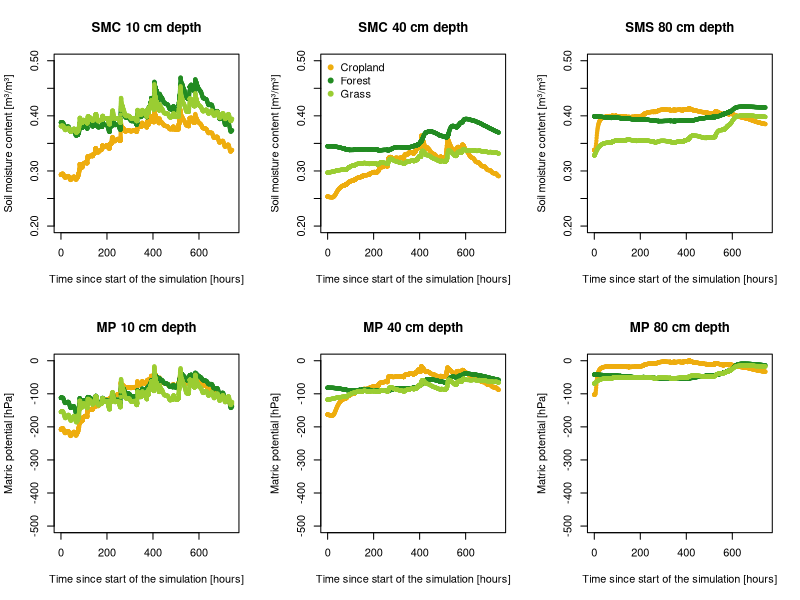
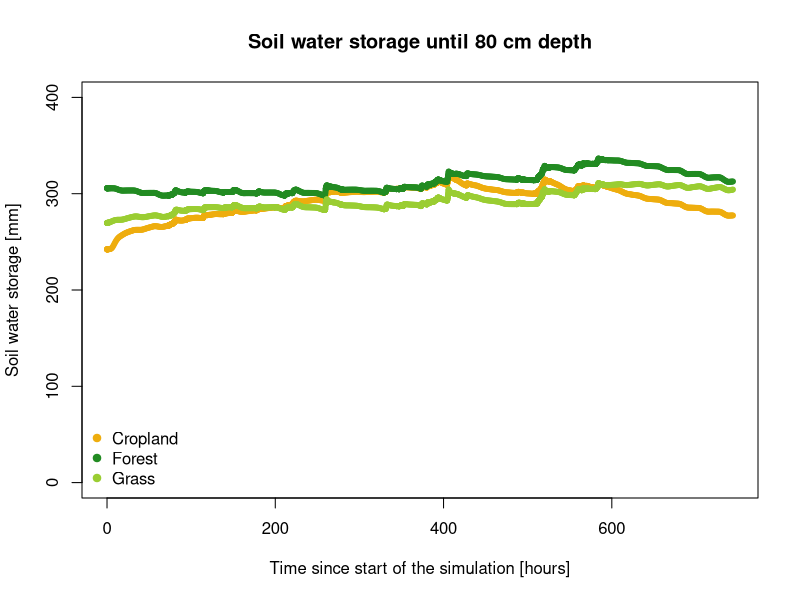

These figures' R source, in order:
#This script is part of the practical exercise of the course Soil Physics. This script is only to be used for the exercise in this course.
rm(list=ls()) 

##Read the input data, adapt the path to the location where the Hydrus file is saved

#Inputs
Cropland = read.csv("Practical 4/Script Outputs/Cropland.csv")
Forest = read.csv("Practical 4/Script Outputs/Forest.csv")
Grass = read.csv("Practical 4/Script Outputs/Grassland.csv")

#Plotting of the output. You can adapt here limits of the X and Y axes
SMC_min = 0.2
SMC_max = 0.5
MP_min = -500
MP_max = 0
w_min = 0
w_max = 400

### Don't change anything in this script underneath this line ###

#Retain the correct columns in the dataset and give appropriate column names
Cropland=Cropland[,2:ncol(Cropland)]
colnames(Cropland)=c("time (hours)","N1 matric potential (hPa)","N1 theta (m³/m³)","N1 flux (cm/h)","N2 matric potential (hPa)","N2 theta (m³/m³)","N2 flux (cm/h)","N3 matric potential (hPa)","N3 theta (m³/m³)","N3 flux (cm/h)")
Forest=Forest[,2:ncol(Forest)]
colnames(Forest)=c("time (hours)","N1 matric potential (hPa)","N1 theta (m³/m³)","N1 flux (cm/h)","N2 matric potential (hPa)","N2 theta (m³/m³)","N2 flux (cm/h)","N3 matric potential (hPa)","N3 theta (m³/m³)","N3 flux (cm/h)")
Grass=Grass[,2:ncol(Grass)]
colnames(Grass)=c("time (hours)","N1 matric potential (hPa)","N1 theta (m³/m³)","N1 flux (cm/h)","N2 matric potential (hPa)","N2 theta (m³/m³)","N2 flux (cm/h)","N3 matric potential (hPa)","N3 theta (m³/m³)","N3 flux (cm/h)")

#Calculate the soil water storage for each land use
dl1 = 250 #Depth of the first layer (inserted in Hydrus) in mm
dl2 = 200 #Depth second layer
dl3 = 350 #Depth third layer

w_Cropland = matrix(ncol = 2, nrow=nrow(Cropland))
w_Cropland[,1] = Cropland[,1]
w_Cropland[,2] = dl1*Cropland[,3] + dl2*Cropland[,6] + dl3*Cropland[,9]

w_Forest = matrix(ncol = 2, nrow=nrow(Forest))
w_Forest[,1] = Forest[,1]
w_Forest[,2] = dl1*Forest[,3] + dl2*Forest[,6] + dl3*Forest[,9]

w_Grass = matrix(ncol = 2, nrow=nrow(Grass))
w_Grass[,1] = Grass[,1]
w_Grass[,2] = dl1*Grass[,3] + dl2*Grass[,6] + dl3*Grass[,9]

#Make a figure where both the soil moisture content of the three land uses can be compared
X1 = Cropland
Y1= X1
X2 = Forest
Y2 = X2
X3 = Grass
Y3 = X3
l = c("Cropland","Forest","Grass")
c1 = "darkgoldenrod2"
c2 = "forestgreen"
c3 = "olivedrab3"
ySMC = c(SMC_min,SMC_max)
yMP = c(MP_min,MP_max)
n1 = 10
n2 = 40
n3 = 80

dev.new()
par(mfrow=c(2,3))
plot(X1[,1],Y1[,3],pch=20,col=c1,main=paste("SMC",n1,"cm depth"),ylab="Soil moisture content [m³/m³]",xlab="Time since start of the simulation [hours]",ylim=ySMC)
points(X2[,1],Y2[,3],pch=20,col=c2)
points(X3[,1],Y3[,3],pch=20,col=c3)
plot(X1[,1],Y1[,6],pch=20,col=c1,main=paste("SMC",n2,"cm depth"),ylab="Soil moisture content [m³/m³]",xlab="Time since start of the simulation [hours]",ylim=ySMC)
legend("topleft",legend=l,pch=c(19, 19, 19),col=c(c1,c2,c3),bty="n")
points(X2[,1],Y2[,6],pch=20,col=c2)
points(X3[,1],Y3[,6],pch=20,col=c3)
plot(X1[,1],Y1[,9],pch=20,col=c1,main=paste("SMS",n3,"cm depth"),ylab="Soil moisture content [m³/m³]",xlab="Time since start of the simulation [hours]",ylim=ySMC)
points(X2[,1],Y2[,9],pch=20,col=c2)
points(X3[,1],Y3[,9],pch=20,col=c3)
plot(X1[,1],Y1[,2],pch=20,col=c1,main=paste("MP",n1,"cm depth"),ylab="Matric potential [hPa]",xlab="Time since start of the simulation [hours]",ylim=yMP)
points(X2[,1],Y2[,2],pch=20,col=c2)
points(X3[,1],Y3[,2],pch=20,col=c3)
plot(X1[,1],Y1[,5],pch=20,col=c1,main=paste("MP",n2,"cm depth"),ylab="Matric potential [hPa]",xlab="Time since start of the simulation [hours]",ylim=yMP)
points(X2[,1],Y2[,5],pch=20,col=c2)
points(X3[,1],Y3[,5],pch=20,col=c3)
plot(X1[,1],Y1[,8],pch=20,col=c1,main=paste("MP",n3,"cm depth"),ylab="Matric potential [hPa]",xlab="Time since start of the simulation [hours]",ylim=yMP)
points(X2[,1],Y2[,8],pch=20,col=c2)
points(X3[,1],Y3[,8],pch=20,col=c3)

#Make a figure where both the soil water storage of the three land uses can be compared
X1 = w_Cropland
Y1= X1
X2 = w_Forest
Y2 = X2
X3 = w_Grass
Y3 = X3
l = c("Cropland","Forest","Grass")
c1 = "darkgoldenrod2"
c2 = "forestgreen"
c3 = "olivedrab3"
yW = c(w_min,w_max)

dev.new()
plot(X1[,1],Y1[,2],pch=20,col=c1,main=paste("Soil water storage until 80 cm depth"),ylab="Soil water storage [mm]",xlab="Time since start of the simulation [hours]",ylim=yW)
legend("bottomleft",legend=l,pch=c(19, 19, 19),col=c(c1,c2,c3),bty="n")
points(X2[,1],Y2[,2],pch=20,col=c2)
points(X3[,1],Y3[,2],pch=20,col=c3)
